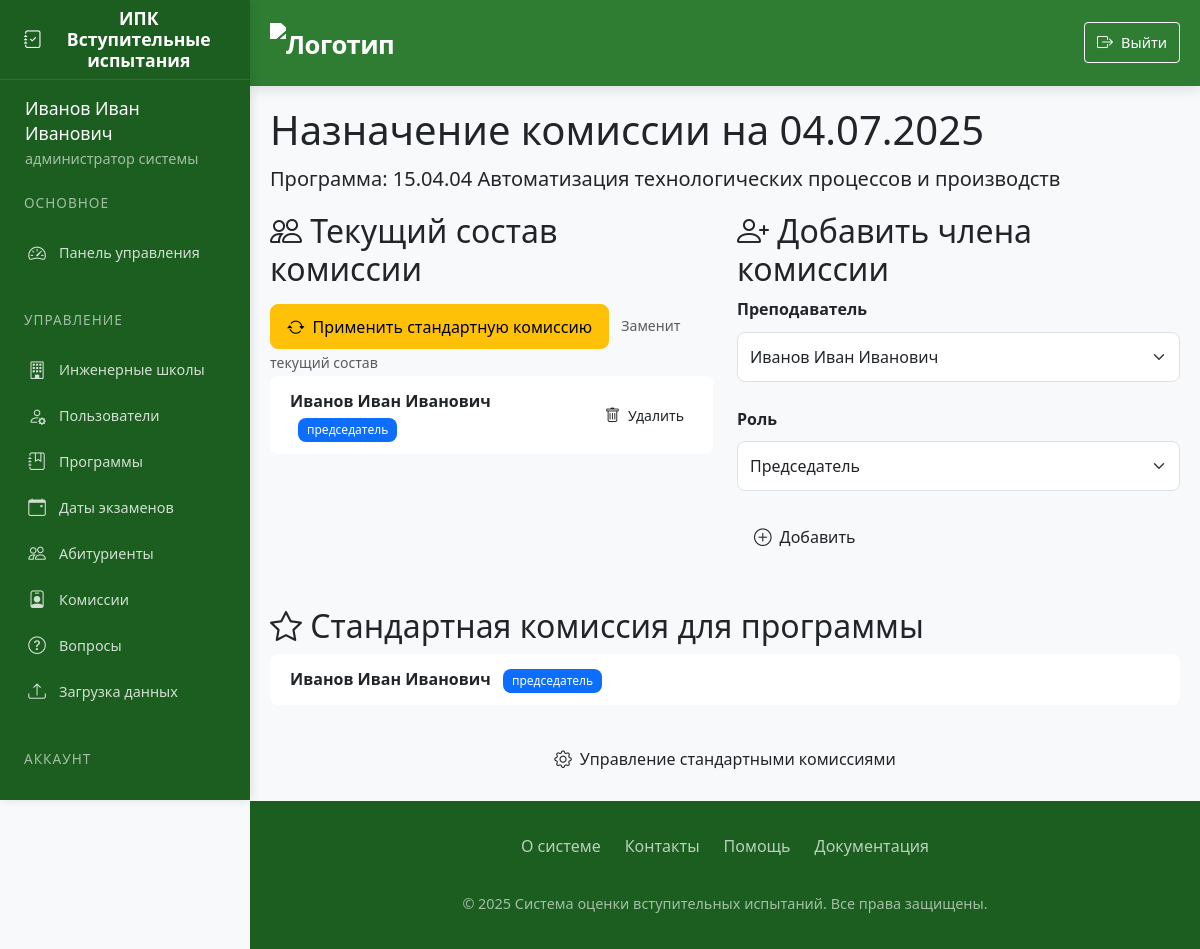
Page /assign_commission/17 (signed in) on the committed database.
### app/models.py (models this page shows, shortened)
class User(UserMixin, db.Model):
    id = db.Column(db.Integer, primary_key=True)
    username = db.Column(db.String(80), unique=True, nullable=False)
    password = db.Column(db.String(120), nullable=False)
    full_name = db.Column(db.String(100), nullable=False)
    position = db.Column(db.String(100), nullable=False)
    role = db.Column(db.String(20), nullable=False)  # 'admin', 'secretary', 'commission'
    school_id = db.Column(db.Integer, db.ForeignKey('engineering_school.id'))
    engineering_school = db.relationship('EngineeringSchool', backref='users')
    commission_members = db.relationship('CommissionMember', back_populates='user', cascade='all, delete-orphan')
    standard_commissions = db.relationship('StandardCommission', back_populates='user', cascade='all, delete-orphan')

class ExamDate(db.Model):
    id = db.Column(db.Integer, primary_key=True)
    date = db.Column(db.DateTime, nullable=False)
    program_id = db.Column(db.Integer, db.ForeignKey('program.id'), nullable=False)
    commission = db.relationship('CommissionMember', backref='exam_date', lazy=True, cascade='all, delete-orphan')  # Каскад
    applicants = db.relationship('Applicant', backref='exam_date', lazy=True,cascade='all, delete-orphan',passive_deletes=True)

class Program(db.Model):
    id = db.Column(db.Integer, primary_key=True)
    code = db.Column(db.String(50), nullable=False)
    name = db.Column(db.String(200), nullable=False)
    school_id = db.Column(db.Integer, db.ForeignKey('engineering_school.id'))
    questions = db.relationship('Question', backref='program', lazy=True, cascade='all, delete-orphan')
    standard_commission = db.relationship('StandardCommission', backref='program', lazy=True, cascade='all, delete-orphan')
    applicants = db.relationship('Applicant', backref='program', lazy=True, cascade='all, delete-orphan', passive_deletes=True)
    exam_dates = db.relationship('ExamDate', backref='program', lazy=True, cascade='all, delete-orphan',passive_deletes=True)
    oop = db.relationship("Oop", backref='program', lazy=True, cascade='all, delete-orphan')  # Важно: cascade

class CommissionMember(db.Model):
    id = db.Column(db.Integer, primary_key=True)
    exam_date_id = db.Column(db.Integer, db.ForeignKey('exam_date.id'), nullable=False)
    user_id = db.Column(db.Integer, db.ForeignKey('user.id'), nullable=False)
    role = db.Column(db.String(50), nullable=False)  # 'председатель', 'заместитель', 'член'
    user = db.relationship('User', back_populates='commission_members')

class StandardCommission(db.Model):
    id = db.Column(db.Integer, primary_key=True)
    program_id = db.Column(db.Integer, db.ForeignKey('program.id'), nullable=False)
    user_id = db.Column(db.Integer, db.ForeignKey('user.id'), nullable=False)
    role = db.Column(db.String(50), nullable=False)  # 'председатель', 'заместитель', 'член'
    user = db.relationship('User', back_populates='standard_commissions')

### app/routes.py (the view, shortened to what this page needs)
@routes.route('/assign_commission/<int:exam_date_id>', methods=['GET', 'POST'])
@login_required
def assign_commission(exam_date_id):
    if current_user.role not in ['admin', 'secretary']:
        abort(403)
    exam_date = ExamDate.query.get_or_404(exam_date_id)
    form = AssignCommissionForm()
    return render_template('assign_commission.html', form=form, exam_date=exam_date)

### app/templates/assign_commission.html (shortened to what this page needs)
{% extends "base.html" %}
{% block content %}
<div class="spacer-lg">
    <h1>Назначение комиссии на {{ exam_date.date.strftime('%d.%m.%Y') }}</h1>
    <p class="lead">Программа: <strong>{{ exam_date.program.code }} {{ exam_date.program.name }}</strong></p>
    <div class="row spacer-lg">
        <div class="col-lg-6">
            <div class="card-elegant spacer-md">
                <div class="card-header-elegant">
                    <h2><i class="bi bi-people"></i> Текущий состав комиссии</h2>
                </div>
                <div class="mt-3">
                    {% if exam_date.program.standard_commission %}
                    <form action="{{ url_for('routes.copy_standard_commission', exam_date_id=exam_date.id) }}" method="POST">
                        <button type="submit" class="btn btn-warning">
                            <i class="bi bi-arrow-repeat"></i> Применить стандартную комиссию
                        </button>
                        <small class="text-muted ms-2">Заменит текущий состав</small>
                    </form>
                    {% endif %}
                </div>
                <div class="card-body">
                    {% if exam_date.commission %}
                    <ul class="list-group list-group-flush">
                        {% for member in exam_date.commission %}
                        <li class="list-group-item d-flex justify-content-between align-items-center">
                            <div>
                                <span class="fw-bold">{{ member.user.full_name }}</span>
                                <span class="badge bg-primary ms-2">{{ member.role }}</span>
                            </div>
                            <form action="{{ url_for('routes.delete_commission_member', member_id=member.id) }}" method="POST">
                                <button type="submit" class="btn btn-danger-elegant btn-sm">
                                    <i class="bi bi-trash"></i> Удалить
                                </button>
                            </form>
                        </li>
                        {% endfor %}
                    </ul>
                    {% else %}
                    <div class="alert alert-light text-center">
                        <i class="bi bi-info-circle"></i> Комиссия не назначена
                    </div>
                    {% endif %}
                </div>
            </div>
        </div>
        <div class="col-lg-6">
            <div class="card-elegant">
                <div class="card-header-elegant">
                    <h2><i class="bi bi-person-plus"></i> Добавить члена комиссии</h2>
                </div>
                <div class="card-body">
                    <form method="POST">
                        <div class="mb-4">
                            <label class="form-label fw-bold">Преподаватель</label>
                            {{ form.user_id(class="form-control-elegant form-select") }}
                        </div>
                        <div class="mb-4">
                            <label class="form-label fw-bold">Роль</label>
                            {{ form.role(class="form-control-elegant form-select") }}
                        </div>
                        <button type="submit" class="btn btn-primary-elegant w-100">
                            <i class="bi bi-plus-circle"></i> Добавить
                        </button>
                    </form>
                </div>
            </div>
        </div>
    </div>
    <div class="card-elegant mt-5">
        <div class="card-header-elegant">
            <h2><i class="bi bi-star"></i> Стандартная комиссия для программы</h2>
        </div>
        <div class="card-body">
            {% if exam_date.program.standard_commission %}
            <ul class="list-group list-group-flush">
                {% for member in exam_date.program.standard_commission %}
                <li class="list-group-item">
                    <span class="fw-bold">{{ member.user.full_name }}</span>
                    <span class="badge bg-primary ms-2">{{ member.role }}</span>
                </li>
                {% endfor %}
            </ul>
            {% else %}
            <div class="alert alert-light text-center">
                <i class="bi bi-info-circle"></i> Стандартная комиссия не настроена
            </div>
            {% endif %}
            <div class="mt-4 text-center">
                <a href="{{ url_for('routes.standard_commission') }}" class="btn btn-outline-elegant">
                    <i class="bi bi-gear"></i> Управление стандартными комиссиями
                </a>
            </div>
        </div>
    </div>
</div>
{% endblock %}

### app/templates/base.html (shortened to what this page needs)
<!DOCTYPE html>
<html lang="ru">
<head>
    <link href="https://cdn.jsdelivr.net/npm/bootstrap@5.3.0/dist/css/bootstrap.min.css" rel="stylesheet">
    <link rel="stylesheet" href="https://cdn.jsdelivr.net/npm/bootstrap-icons@1.10.0/font/bootstrap-icons.css">
    <link rel="stylesheet" href="{{ url_for('static', filename='style.css') }}">
</head>
<body>
    <aside class="sidebar" id="sidebar">
        <div class="sidebar-header">
            <h3 class="sidebar-title">
                <i class="bi bi-journal-check"></i>
                <span>ИПК Вступительные испытания</span>
            </h3>
        </div>
        <nav class="sidebar-menu">
    {% if current_user.is_authenticated %}
            <div class="user-info">
            <div class="user-name">{{ current_user.full_name }}</div>
            <div class="user-role-text">
                {% if current_user.role == 'admin' %}
                    администратор системы
                {% elif current_user.role == 'secretary' %}
                    ответственный секретарь отборочной комиссии
                    {% if current_user.engineering_school %} {{ current_user.engineering_school.name }} {% endif %}
                {% elif current_user.role == 'commission' %}
                    преподаватель
                    {% if current_user.engineering_school %} {{ current_user.engineering_school.name }} {% endif %}
                {% else %}
                    {{ current_user.role }}
                {% endif %}
            </div>
        </div>
                <div class="menu-section">
                    <div class="menu-section-title">Основное</div>
                    {% if current_user.role == 'admin' %}
                        <a href="{{ url_for('routes.admin_dashboard') }}" class="menu-item {% if request.endpoint == 'routes.admin_dashboard' %}active{% endif %}">
                            <i class="bi bi-speedometer2"></i>
                            <span>Панель управления</span>
                        </a>
                    {% elif current_user.role == 'secretary' %}
                        <a href="{{ url_for('routes.secretary_dashboard') }}" class="menu-item {% if request.endpoint == 'routes.secretary_dashboard' %}active{% endif %}">
                            <i class="bi bi-speedometer2"></i>
                            <span>Панель секретаря</span>
                        </a>
                    {% elif current_user.role == 'teacher' %}
                        <a href="{{ url_for('routes.teacher_dashboard') }}" class="menu-item {% if request.endpoint == 'routes.teacher_dashboard' %}active{% endif %}">
                            <i class="bi bi-speedometer2"></i>
                            <span>Панель преподавателя</span>
                        </a>
                    {% elif current_user.role == 'student' %}
                        <a href="{{ url_for('routes.student_dashboard') }}" class="menu-item {% if request.endpoint == 'routes.student_dashboard' %}active{% endif %}">
                            <i class="bi bi-speedometer2"></i>
                            <span>Мои тесты</span>
                        </a>
                    {% endif %}
                </div>
                {% if current_user.role in ['admin', 'secretary'] %}
                <div class="menu-section">
                    <div class="menu-section-title">Управление</div>
                    {% if current_user.role == 'admin' %}
                        <a href="{{ url_for('routes.engineering_schools') }}" class="menu-item {% if request.endpoint == 'routes.engineering_schools' %}active{% endif %}">
                            <i class="bi bi-building"></i>
                            <span>Инженерные школы</span>
                        </a>
                        <a href="{{ url_for('routes.users') }}" class="menu-item {% if request.endpoint == 'routes.users' %}active{% endif %}">
                            <i class="bi bi-person-gear"></i>
                            <span>Пользователи</span>
                        </a>
                    {% endif %}
                    <a href="{{ url_for('routes.programs') }}" class="menu-item {% if request.endpoint == 'routes.programs' %}active{% endif %}">
                        <i class="bi bi-journal-bookmark"></i>
                        <span>Программы</span>
                    </a>
                    <a href="{{ url_for('routes.exam_dates') }}" class="menu-item {% if request.endpoint == 'routes.exam_dates' %}active{% endif %}">
                        <i class="bi bi-calendar-event"></i>
                        <span>Даты экзаменов</span>
                    </a>
                    <a href="{{ url_for('routes.applicants') }}" class="menu-item {% if request.endpoint == 'routes.applicants' %}active{% endif %}">
                        <i class="bi bi-people"></i>
                        <span>Абитуриенты</span>
                    </a>
                    <a href="{{ url_for('routes.standard_commission') }}" class="menu-item {% if request.endpoint == 'routes.standard_commission' %}active{% endif %}">
                        <i class="bi bi-person-badge"></i>
                        <span>Комиссии</span>
                    </a>
                    <a href="{{ url_for('routes.questions') }}" class="menu-item {% if request.endpoint == 'routes.questions' %}active{% endif %}">
                        <i class="bi bi-question-circle"></i>
                        <span>Вопросы</span>
                    </a>
                    <a href="{{ url_for('routes.upload_schedule') }}" class="menu-item {% if request.endpoint == 'routes.upload_schedule' %}active{% endif %}">
                        <i class="bi bi-upload"></i>
                        <span>Загрузка данных</span>
                    </a>
                </div>
                {% endif %}
                <div class="menu-section">
                    <div class="menu-section-title">Аккаунт</div>
                    <a href="{{ url_for('routes.logout') }}" class="menu-item">
                        <i class="bi bi-box-arrow-right"></i>
                        <span>Выход</span>
                    </a>
                </div>
            {% endif %}
        </nav>
    </aside>
    <div class="main-wrapper">
        <header class="main-header">
            <div class="header-container">
                <div class="header-left">
                    <a href="{{ url_for('routes.home') }}" class="logo">
                        <img src="https://apply.tpu.ru/images/2022/footer-logo-ru.svg" alt="Логотип">
                    </a>
                </div>
                <nav class="user-nav">
                    {% if current_user.is_authenticated %}
                    <a href="{{ url_for('routes.logout') }}" class="logout-btn">
                        <i class="bi bi-box-arrow-right"></i>
                        <span>Выйти</span>
                    </a>
                    {% else %}
                    <a href="{{ url_for('routes.login') }}" class="outline-btn">
                        <i class="bi bi-box-arrow-in-right"></i>
                        <span>Войти</span>
                    </a>
                    {% endif %}
                </nav>
            </div>
        </header>
        <main class="main-content">
        {% block content %}{% endblock %}
    </main>
        <footer class="main-footer">
            <div class="footer-content">
                <div class="footer-links">
                    <a href="#" class="footer-link">О системе</a>
                    <a href="#" class="footer-link">Контакты</a>
                    <a href="#" class="footer-link">Помощь</a>
                    <a href="#" class="footer-link">Документация</a>
                </div>
                <div class="footer-copyright">
                    &copy; 2025 Система оценки вступительных испытаний. Все права защищены.
                </div>
            </div>
        </footer>
    </div>
</body>
</html>

### rows in the picture
User: full_name "Иванов Иван Иванович"
ExamDate: date "04.07.2025"
Program: program.code "15.04.04", program.name "Автоматизация технологических процессов и производств"
CommissionMember: user.full_name "Иванов Иван Иванович", role "председатель"
StandardCommission: user.full_name "Иванов Иван Иванович", role "председатель"
